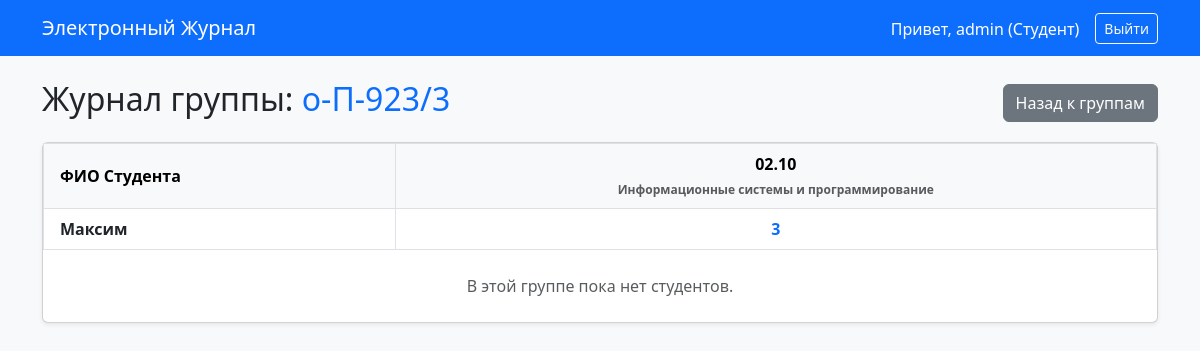
The page /group/1/ (signed in) on the database its author committed.
### accounts/models.py (models this page shows, shortened)
class User(AbstractUser):
    class Role(models.TextChoices):
        ADMIN = "admin", "Администратор"
        TEACHER = "teacher", "Преподаватель"
        STUDENT = "student", "Студент"
    role = models.CharField(
        max_length=20,
        choices=Role.choices,
        default=Role.STUDENT,
        verbose_name="Роль",
    )

### journal/models.py (models this page shows, shortened)
class StudyGroup(models.Model):
    name = models.CharField(max_length=20, unique=True, verbose_name="Название группы")
    class Meta:
        verbose_name = "Учебная группа"
        verbose_name_plural = "Учебные группы"

class Lesson(models.Model):
    subject = models.ForeignKey(Subject, on_delete=models.CASCADE, verbose_name="Предмет")
    group = models.ForeignKey(StudyGroup, on_delete=models.CASCADE, verbose_name="Группа")
    teacher = models.ForeignKey(
        settings.AUTH_USER_MODEL,
        on_delete=models.CASCADE,
        limit_choices_to={'role': 'teacher'},
        verbose_name="Преподаватель"
    )
    date = models.DateField(verbose_name="Дата занятия")
    topic = models.CharField(max_length=255, blank=True, verbose_name="Тема занятия")
    class Meta:
        verbose_name = "Занятие"
        verbose_name_plural = "Занятия"
        ordering = ['-date']  # Сортировка по дате (сначала новые)

class Subject(models.Model):
    name = models.CharField(max_length=100, verbose_name="Название предмета")
    class Meta:
        verbose_name = "Предмет"
        verbose_name_plural = "Предметы"

class StudentProfile(models.Model):
    user = models.OneToOneField(settings.AUTH_USER_MODEL, on_delete=models.CASCADE, verbose_name="Студент")
    group = models.ForeignKey(StudyGroup, on_delete=models.CASCADE, related_name="students", verbose_name="Группа")
    class Meta:
        verbose_name = "Профиль студента"
        verbose_name_plural = "Профили студентов"

class Grade(models.Model):
    lesson = models.ForeignKey(Lesson, on_delete=models.CASCADE, related_name="grades", verbose_name="Занятие")
    student = models.ForeignKey(StudentProfile, on_delete=models.CASCADE, related_name="grades", verbose_name="Студент")
    value = models.PositiveSmallIntegerField(null=True, blank=True, verbose_name="Баллы / Оценка")
    is_absent = models.BooleanField(default=False, verbose_name="Отсутствовал (Н)")
    class Meta:
        verbose_name = "Оценка/Посещаемость"
        verbose_name_plural = "Оценки и Посещаемость"
        unique_together = ('lesson', 'student')

### journal/views.py (the view)
# urls.py: path('group/<int:group_id>/', views.group_journal, name='group_journal'),
@login_required
def group_journal(request, group_id):
    group = get_object_or_404(StudyGroup, id=group_id)
    students = StudentProfile.objects.filter(group=group)
    lessons = Lesson.objects.filter(group=group).order_by('date')
    journal_data = []
    for student in students:
        student_grades = []
        for lesson in lessons:
            grade = Grade.objects.filter(student=student, lesson=lesson).first()
            student_grades.append({
                'lesson': lesson,
                'grade': grade
            })
        journal_data.append({
            'student': student,
            'grades': student_grades
        })
    context = {
        'group': group,
        'lessons': lessons,
        'journal_data': journal_data,
    }
    return render(request, 'journal/journal.html', context)

### templates/journal/journal.html (shortened to what this page needs)
{% extends 'base.html' %}
{% block content %}
    <div class="d-flex justify-content-between align-items-center mb-3">
        <h2>Журнал группы: <span class="text-primary">{{ group.name }}</span></h2>
        <a href="{% url 'journal:index' %}" class="btn btn-secondary">Назад к группам</a>
    </div>
    <div class="card shadow-sm">
        <div class="card-body p-0" style="overflow-x: auto;">
            <table class="table table-bordered table-hover text-center m-0">
                <thead class="table-light">
                    <tr>
                        <th class="align-middle text-start px-3">ФИО Студента</th>
                        {% for lesson in lessons %}
                            <th style="min-width: 100px;">
                                {{ lesson.date|date:"d.m" }}<br>
                                <small class="text-muted" style="font-size: 0.75rem;">{{ lesson.subject.name }}</small>
                            </th>
                        {% endfor %}
                    </tr>
                </thead>
                <tbody>
                    {% for row in journal_data %}
                        <tr>
                            <td class="text-start px-3 fw-bold align-middle">
                                {% if not row.student.user.last_name %}{{ row.student.user.username }}{% endif %}
                            </td>
                            {% for item in row.grades %}
                                <td class="align-middle p-1">
                                    {% if user.role == 'teacher' or user.role == 'admin' %}
                                        <button class="btn btn-sm w-100 h-100"
                                                data-bs-toggle="modal"
                                                data-bs-target="#gradeModal{{ row.student.id }}_{{ item.lesson.id }}">
                                            {% if item.grade %}
                                                {% if item.grade.is_absent %}
                                                    <span class="text-danger fw-bold">Н</span>
                                                {% elif item.grade.value %}
                                                    <span class="text-primary fw-bold">{{ item.grade.value }}</span>
                                                {% endif %}
                                            {% else %}
                                                <span class="text-black-50">+</span>
                                            {% endif %}
                                        </button>
                                        <div class="modal fade" id="gradeModal{{ row.student.id }}_{{ item.lesson.id }}" tabindex="-1" aria-hidden="true">
                                            <div class="modal-dialog modal-sm">
                                                <div class="modal-content text-start">
                                                    <form action="{% url 'journal:add_grade' item.lesson.id row.student.id %}" method="post">
                                                        {% csrf_token %}
                                                        <div class="modal-header">
                                                            <h5 class="modal-title">Выставить баллы</h5>
                                                            <button type="button" class="btn-close" data-bs-dismiss="modal"></button>
                                                        </div>
                                                        <div class="modal-body">
                                                            <p class="mb-2 small text-muted">Студент: {{ row.student.user.last_name }}</p>
                                                            <div class="mb-3">
                                                                <label class="form-label">Количество баллов</label>
                                                                <input type="number" name="value" class="form-control"
                                                                       placeholder="Например: 3, 15, 20..." min="1" max="100"
                                                                       value="{% if item.grade and item.grade.value %}{{ item.grade.value }}{% endif %}">
                                                            </div>
                                                            <div class="form-check mt-3">
                                                                <input class="form-check-input" type="checkbox" name="is_absent"
                                                                       id="absentCheck{{ row.student.id }}_{{ item.lesson.id }}"
                                                                       {% if item.grade and item.grade.is_absent %}checked{% endif %}>
                                                                <label class="form-check-label text-danger" for="absentCheck{{ row.student.id }}_{{ item.lesson.id }}">Отсутствовал (Н)</label>
                                                            </div>
                                                        </div>
                                                        <div class="modal-footer">
                                                            <button type="submit" class="btn btn-primary btn-sm w-100">Сохранить</button>
                                                        </div>
                                                    </form>
                                                </div>
                                            </div>
                                        </div>
                                    {% else %}
                                        {% if item.grade %}
                                            {% if item.grade.is_absent %}
                                                <span class="text-danger fw-bold">Н</span>
                                            {% elif item.grade.value %}
                                                <span class="text-primary fw-bold">{{ item.grade.value }}</span>
                                            {% endif %}
                                        {% else %}
                                            <span class="text-black-50">-</span>
                                        {% endif %}
                                    {% endif %}
                                </td>
                            {% endfor %}
                        </tr>
                    {% endfor %}
                </tbody>
            </table>
            {% if not students %}
                <div class="p-4 text-center text-muted">В этой группе пока нет студентов.</div>
            {% endif %}
        </div>
    </div>
{% endblock %}

### templates/base.html (shortened to what this page needs)
<!DOCTYPE html>
<html lang="ru">
<head>
    <link href="https://cdn.jsdelivr.net/npm/bootstrap@5.3.0/dist/css/bootstrap.min.css" rel="stylesheet">
</head>
<body class="bg-light">
    <nav class="navbar navbar-expand-lg navbar-dark bg-primary mb-4">
        <div class="container">
            <a class="navbar-brand" href="/">Электронный Журнал</a>
            <div class="d-flex text-white">
                {% if user.is_authenticated %}
                    <span class="me-3 mt-1">Привет, {{ user.username }} ({{ user.get_role_display }})</span>
                    <form action="{% url 'logout' %}" method="post" class="d-inline">
                        <button type="submit" class="btn btn-sm btn-outline-light">Выйти</button>
                    </form>
                {% else %}
                    <span>Вы не вошли в систему</span>
                {% endif %}
            </div>
        </div>
    </nav>
    <div class="container">
        {% block content %}{% endblock %}
    </div>
</body>
</html>

### rows shown on the page
User: username "admin", role "Студент"
StudyGroup: name "о-П-923/3"
Lesson: date "02.10", subject.name "Информационные системы и программирование", grade.value "3"
StudentProfile: student.user.username "Максим"
